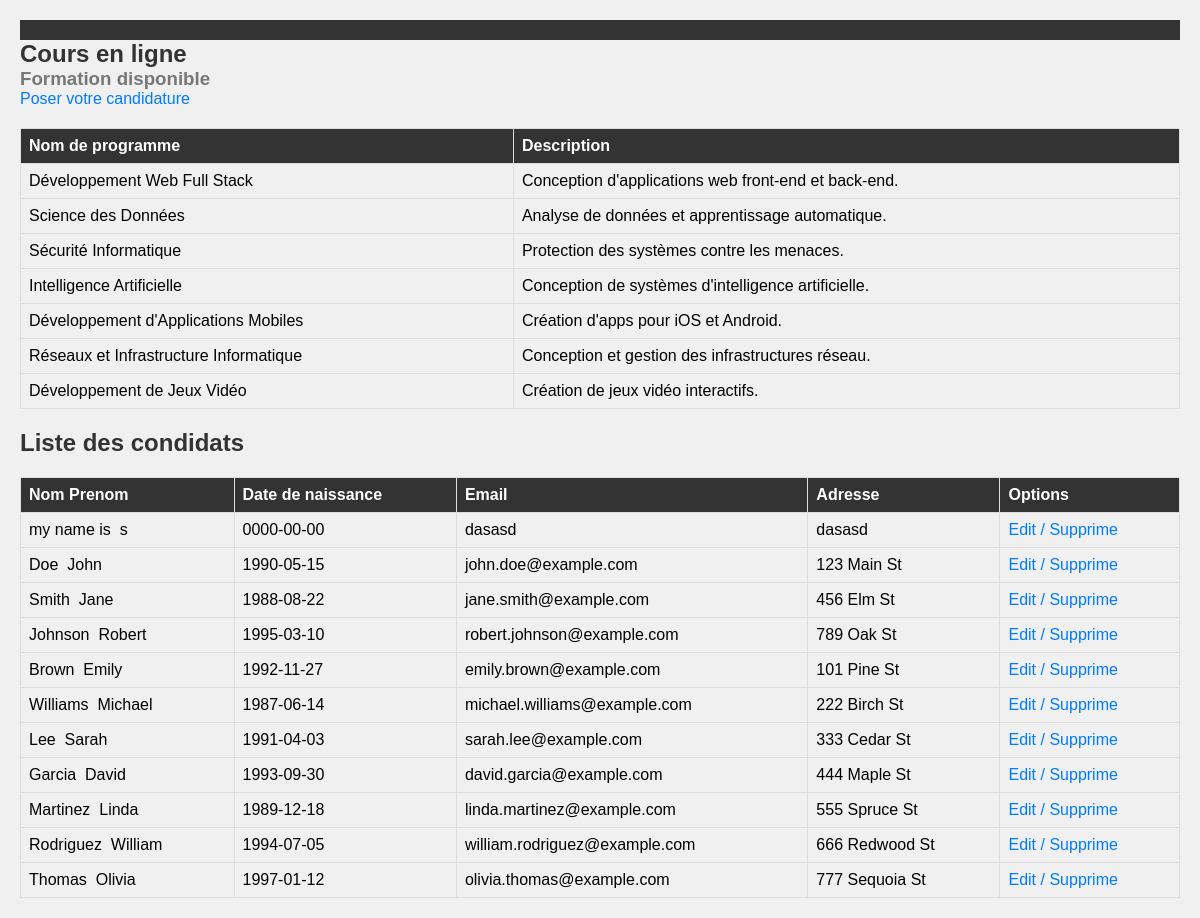
/tp1wa/index.php, run on the app's committed database.
### tables this page shows
CREATE TABLE `programme` (
  `id` int(11) NOT NULL,
  `nom_programme` varchar(45) DEFAULT NULL,
  `description` varchar(145) DEFAULT NULL
);

CREATE TABLE `condidat` (
  `id` int(11) NOT NULL,
  `nom` varchar(45) NOT NULL,
  `prenom` varchar(45) NOT NULL,
  `date_naissance` date NOT NULL,
  `email` varchar(45) NOT NULL,
  `adresse` varchar(145) NOT NULL
);

### tp1wa/classes/CRUD.php (called while the page is built, shortened)
<?php
class CRUD extends PDO {
    public function select($table, $field='id', $order='ASC'){
        $sql="SELECT * FROM $table ORDER BY $field $order";
        $stmt = $this->query($sql);
        return $stmt->fetchAll();
    }
}
?>

### tp1wa/index.php (the view, shortened to what this page needs)
<?php
require_once('./classes/CRUD.php');
$crud = new CRUD;
$formation = $crud->select('programme');
$condidats = $crud->select('condidat');
?>
<!DOCTYPE html>
<html lang="en">
<head>
    <link rel="stylesheet" href="./style/style-accueil.css">
</head>
<body>
    <header>
        </header>
        <main>
            <h2>Cours en ligne</h2>
            <h3> Formation disponible</h3>
        <a href="condidatForm.php">Poser votre candidature</a>
        <table >
        <tr>
            <th>Nom de programme</th>
            <th>Description</th>
        </tr>
        <?php
        foreach($formation as $row){
        ?>
            <tr>
                <td><?= $row['nom_programme']?></td>
                <td><?= $row['description']?></td>
            </tr>
            <?php
        }
        ?>
        </table>
        <?php
        if (count($condidats) == 0 || count($condidats) < 0 ) {
            echo "<h4>Personne dans la base de données n'a encore soumis de candidature.</h4>";
        } else {
        ?>
        <table >
                <tr>
                    <th>Nom Prenom</th>
                    <th>Date de naissance</th>
                    <th>Email</th>
                    <th>Adresse</th>
                    <th>Options</th>
                </tr>
                <h1>Liste des condidats</h1>
                <tr>
        <?php
        foreach($condidats as $row){
        ?>
                <td><?= $row['nom']?>&nbsp;&nbsp;<?= $row['prenom']?></td>
                <td><?= $row['date_naissance']?></td>
                <td><?= $row['email']?></td>
                <td><?= $row['adresse']?></td>
    <td><a href="condidatEditForm.php?id=<?=$row['id']?>">Edit /</a><a href="condidatDelete.php?id=<?=$row['id']?>"> Supprime</a></td>
    </tr>
    <?php
}
        ?>
            </table>
        <?php
        }
        ?>
        </main>
</body>
</html>

### tp1wa/style/style-accueil.css (style rules this page uses)
* { margin: 0; padding: 0; }
body { font-family: Arial, sans-serif; background-color: #f0f0f0; margin: 20px; }
header { background-color: #333; color: white; padding: 10px; text-align: center; }
h2 { color: #333; }
h3 { color: #777; }
a { color: #007bff; text-decoration: none; }
table { border-collapse: collapse; width: 100%; margin: 20px 0; }
table, th, td { border: 1px solid #ddd; }
th, td { padding: 8px; text-align: left; }
th { background-color: #333; color: white; }
h1 { font-size: 24px; color: #333; margin-top: 20px; }
td a { color: #007bff; text-decoration: none; }

### data on the page
programme: nom_programme "Développement Web Full Stack", description "Conception d'applications web front-end et back-end."
programme: nom_programme "Science des Données", description "Analyse de données et apprentissage automatique."
programme: nom_programme "Sécurité Informatique", description "Protection des systèmes contre les menaces."
programme: nom_programme "Intelligence Artificielle", description "Conception de systèmes d'intelligence artificielle."
programme: nom_programme "Développement d'Applications Mobiles", description "Création d'apps pour iOS et Android."
programme: nom_programme "Réseaux et Infrastructure Informatique", description "Conception et gestion des infrastructures réseau."
programme: nom_programme "Développement de Jeux Vidéo", description "Création de jeux vidéo interactifs."
condidat: nom "my name is", prenom "s", date_naissance "0000-00-00", email "dasasd", adresse "dasasd"
condidat: nom "Doe", prenom "John", date_naissance "1990-05-15", email "john.doe@example.com", adresse "123 Main St"
condidat: nom "Smith", prenom "Jane", date_naissance "1988-08-22", email "jane.smith@example.com", adresse "456 Elm St"
condidat: nom "Johnson", prenom "Robert", date_naissance "1995-03-10", email "robert.johnson@example.com", adresse "789 Oak St"
condidat: nom "Brown", prenom "Emily", date_naissance "1992-11-27", email "emily.brown@example.com", adresse "101 Pine St"
condidat: nom "Williams", prenom "Michael", date_naissance "1987-06-14", email "michael.williams@example.com", adresse "222 Birch St"
condidat: nom "Lee", prenom "Sarah", date_naissance "1991-04-03", email "sarah.lee@example.com", adresse "333 Cedar St"
condidat: nom "Garcia", prenom "David", date_naissance "1993-09-30", email "david.garcia@example.com", adresse "444 Maple St"
condidat: nom "Martinez", prenom "Linda", date_naissance "1989-12-18", email "linda.martinez@example.com", adresse "555 Spruce St"
condidat: nom "Rodriguez", prenom "William", date_naissance "1994-07-05", email "william.rodriguez@example.com", adresse "666 Redwood St"
condidat: nom "Thomas", prenom "Olivia", date_naissance "1997-01-12", email "olivia.thomas@example.com", adresse "777 Sequoia St"
